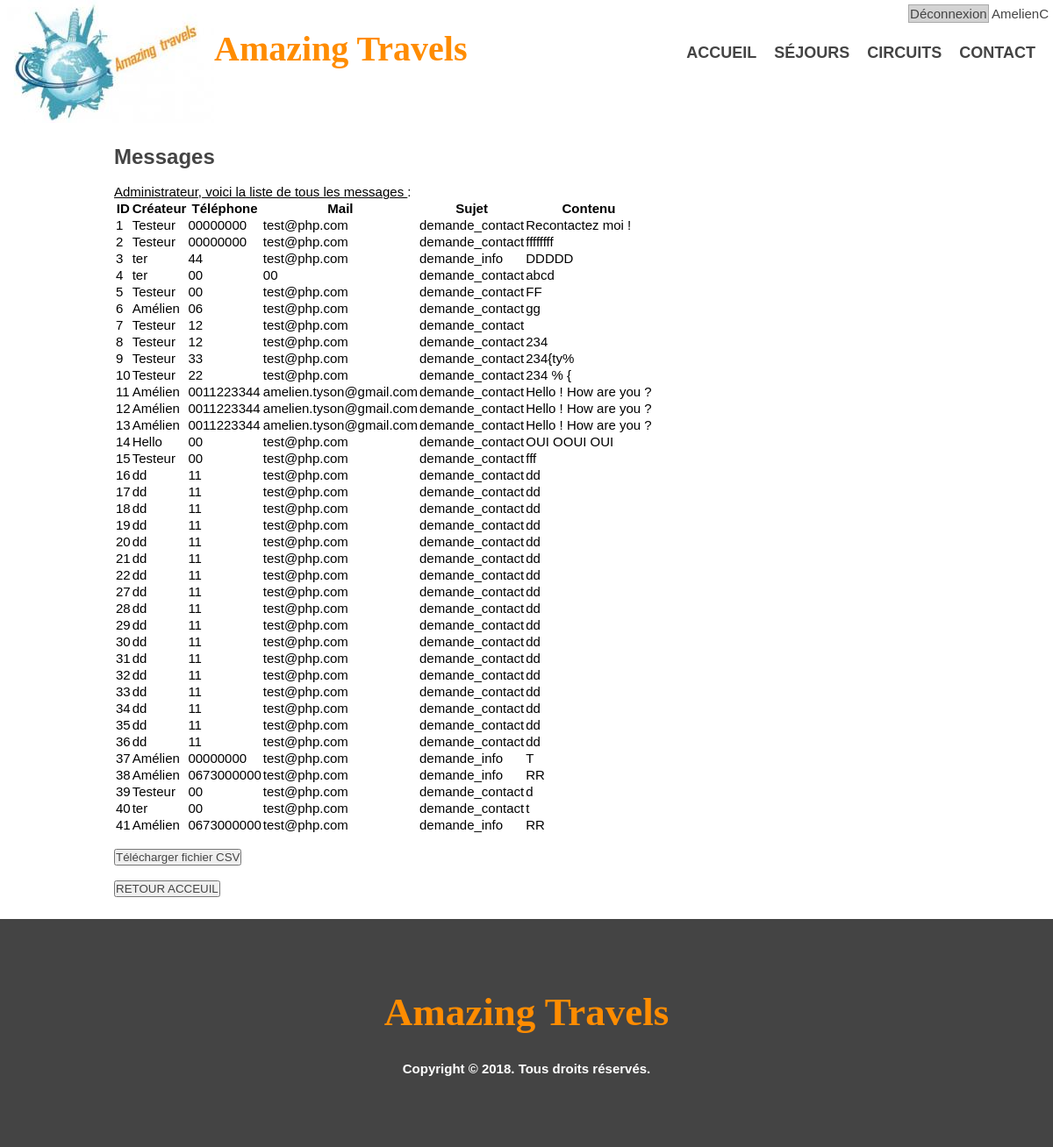
Page /message.php (signed in) on the committed database.
### tables this page shows
CREATE TABLE `message` (
  `id` int(6) NOT NULL,
  `creator` varchar(100) NOT NULL,
  `phone` varchar(20) NOT NULL,
  `mail` varchar(40) NOT NULL,
  `subject` varchar(40) NOT NULL,
  `content` varchar(500) NOT NULL
);

### message.php (the view, shortened to what this page needs)
<!DOCTYPE html>
<html>
    <head>
        <link rel="stylesheet" type ="text/css" href="css/style.css">
    </head>
    <body>
    <?php include ('menu.php'); ?>
    <article id='message'>
        <section class='wrapper'>
        <h3>Messages</h3><br>
        <?php
            if ((isset($_SESSION['role']))&&($_SESSION['role']=='admin'))
            {
                $db = Database::connect();
                try
                {
                    $query = $db->query('SELECT * FROM message;');
                }
                catch(PDOException $e)
                {
                    die($e->getMessage());
                }
                echo '<u>Administrateur, voici la liste de tous les messages </u>:'.'<br>';
                echo "<table>
                  <thead>
                    <tr>
                      <th>ID</th><th>Créateur</th><th>Téléphone</th><th>Mail</th><th>Sujet</th><th>Contenu</th>
                    </tr>
                  </thead>
                  <tbody>";
                        while($item = $query->fetch())
                        {
                            echo '<tr>';
                            echo '<td>'. $item['id'] . '</td>';
                            echo '<td>'. $item['creator'] . '</td>';
                            echo '<td>'. $item['phone'] . '</td>';
                            echo '<td>'. $item['mail'] . '</td>';
                            echo '<td>'. $item['subject'] . '</td>';
                            echo '<td>'. $item['content'] . '</td>';
                            echo '</tr>';
                        }
                echo "
                  </tbody>
                </table>";
            echo '<br>'."<button><a href='export_csv.php'>Télécharger fichier CSV</a></button>".'<br><br>'."<button><a href='index.php'>RETOUR ACCEUIL</a></button>".'<br>';
            }
        ?>
        </section>
    </article>
    <?php include ('footer.php'); ?>
    </body>
</html>

### css/style.css (style rules this page uses)
* { margin:0px ; padding:0px ; }
body, html { height:100%; }
body { font-family:sans-serif,arial; font-size: 15px; }
h3 { color:#444; font-size: 24px; }
a { text-decoration :none; color:#444; }
.wrapper { width:940px; margin:0 auto; padding:0 10px; }
#message { margin:15px 0px; padding:10px; }

### rows in the picture
message: id "1", creator "Testeur", phone "00000000", mail "test@php.com", subject "demande_contact", content "Recontactez moi !"
message: id "2", creator "Testeur", phone "00000000", mail "test@php.com", subject "demande_contact", content "ffffffff"
message: id "3", creator "ter", phone "44", mail "test@php.com", subject "demande_info", content "DDDDD"
message: id "4", creator "ter", phone "00", mail "00", subject "demande_contact", content "abcd"
message: id "5", creator "Testeur", phone "00", mail "test@php.com", subject "demande_contact", content "FF"
message: id "6", creator "Amélien", phone "06", mail "test@php.com", subject "demande_contact", content "gg"
message: id "7", creator "Testeur", phone "12", mail "test@php.com", subject "demande_contact"
message: id "8", creator "Testeur", phone "12", mail "test@php.com", subject "demande_contact", content "234"
message: id "9", creator "Testeur", phone "33", mail "test@php.com", subject "demande_contact", content "234{ty%"
message: id "10", creator "Testeur", phone "22", mail "test@php.com", subject "demande_contact", content "234 % {"
message: id "11", creator "Amélien", phone "0011223344", mail "amelien.tyson@gmail.com", subject "demande_contact", content "Hello ! How are you ?"
message: id "12", creator "Amélien", phone "0011223344", mail "amelien.tyson@gmail.com", subject "demande_contact", content "Hello ! How are you ?"
message: id "13", creator "Amélien", phone "0011223344", mail "amelien.tyson@gmail.com", subject "demande_contact", content "Hello ! How are you ?"
message: id "14", creator "Hello", phone "00", mail "test@php.com", subject "demande_contact", content "OUI OOUI OUI"
message: id "15", creator "Testeur", phone "00", mail "test@php.com", subject "demande_contact", content "fff"
message: id "16", creator "dd", phone "11", mail "test@php.com", subject "demande_contact", content "dd"
message: id "17", creator "dd", phone "11", mail "test@php.com", subject "demande_contact", content "dd"
message: id "18", creator "dd", phone "11", mail "test@php.com", subject "demande_contact", content "dd"
message: id "19", creator "dd", phone "11", mail "test@php.com", subject "demande_contact", content "dd"
message: id "20", creator "dd", phone "11", mail "test@php.com", subject "demande_contact", content "dd"
message: id "21", creator "dd", phone "11", mail "test@php.com", subject "demande_contact", content "dd"
message: id "22", creator "dd", phone "11", mail "test@php.com", subject "demande_contact", content "dd"
message: id "27", creator "dd", phone "11", mail "test@php.com", subject "demande_contact", content "dd"
message: id "28", creator "dd", phone "11", mail "test@php.com", subject "demande_contact", content "dd"
message: id "29", creator "dd", phone "11", mail "test@php.com", subject "demande_contact", content "dd"
message: id "30", creator "dd", phone "11", mail "test@php.com", subject "demande_contact", content "dd"
message: id "31", creator "dd", phone "11", mail "test@php.com", subject "demande_contact", content "dd"
message: id "32", creator "dd", phone "11", mail "test@php.com", subject "demande_contact", content "dd"
message: id "33", creator "dd", phone "11", mail "test@php.com", subject "demande_contact", content "dd"
message: id "34", creator "dd", phone "11", mail "test@php.com", subject "demande_contact", content "dd"
message: id "35", creator "dd", phone "11", mail "test@php.com", subject "demande_contact", content "dd"
message: id "36", creator "dd", phone "11", mail "test@php.com", subject "demande_contact", content "dd"
message: id "37", creator "Amélien", phone "00000000", mail "test@php.com", subject "demande_info", content "T"
message: id "38", creator "Amélien", phone "0673000000", mail "test@php.com", subject "demande_info", content "RR"
message: id "39", creator "Testeur", phone "00", mail "test@php.com", subject "demande_contact", content "d"
message: id "40", creator "ter", phone "00", mail "test@php.com", subject "demande_contact", content "t"
message: id "41", creator "Amélien", phone "0673000000", mail "test@php.com", subject "demande_info", content "RR"

### other values in the picture
$_SESSION['login'] "AmelienC"
